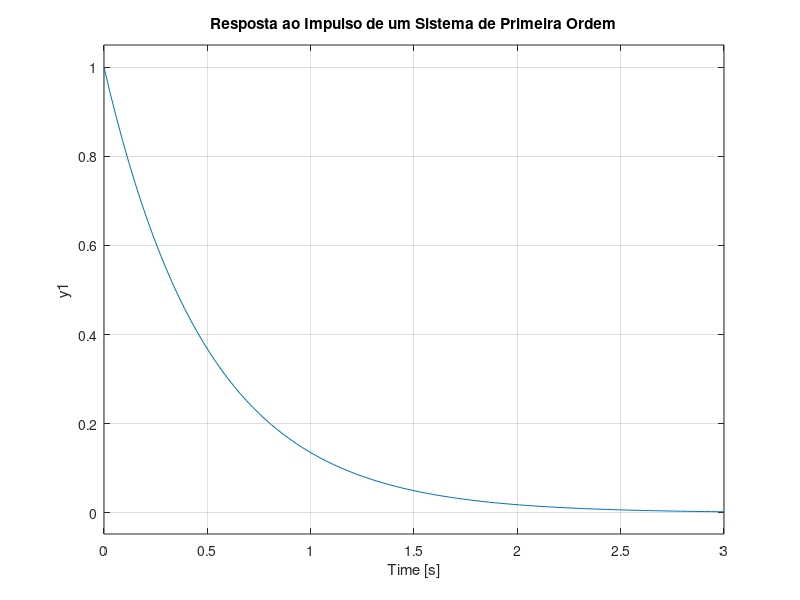
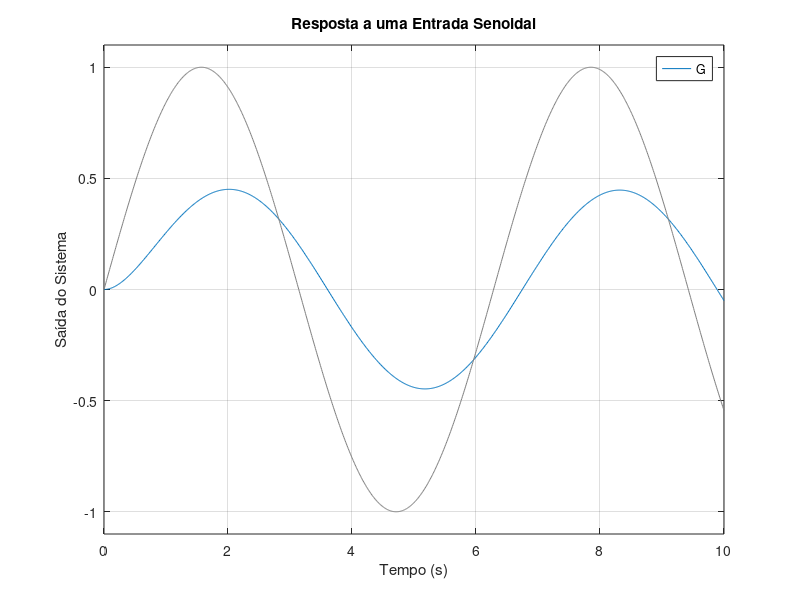

Write the MATLAB code that produced these figures, in order.
pkg load control

# Definir a função de transferência do sistema de primeira ordem
s = tf('s');
G = 1 / (s + 2);  # Sistema G(s) = 1 / (s + 2)

# Simulação da resposta ao impulso
figure;
impulse(G);
title('Resposta ao Impulso de um Sistema de Primeira Ordem');
grid on;

# Simular a resposta a uma entrada personalizada (sinal senoidal)
t = 0:0.01:10;  # Tempo de simulação
u = sin(t);     # Entrada senoidal

# Simulação da resposta com a entrada senoidal usando lsim
figure;
lsim(G, u, t);
title('Resposta a uma Entrada Senoidal');
xlabel('Tempo (s)');
ylabel('Saída do Sistema');
grid on;
pause(10);